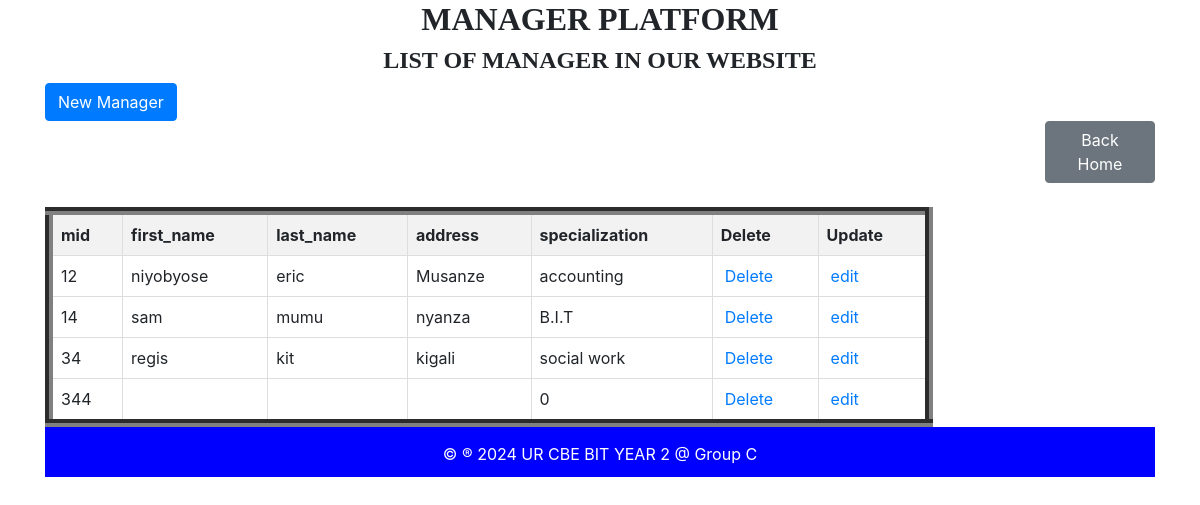
Screenshot of /manager_table.php with the database file from the repository.
### tables this page shows
CREATE TABLE `manager` (
  `mid` int(11) NOT NULL,
  `first_name` varchar(150) NOT NULL,
  `last_name` varchar(150) NOT NULL,
  `address` varchar(100) NOT NULL,
  `specialization` varchar(100) NOT NULL
);

### manager_table.php (the view, shortened to what this page needs)
<!DOCTYPE html>
<html>
<head>
    <link href="https://stackpath.bootstrapcdn.com/bootstrap/4.5.2/css/bootstrap.min.css" rel="stylesheet">
</head>
<body>
    <div class="container">
        <h2 style="text-align: center; font-family: century; font-weight: bold;">MANAGER PLATFORM </h2>
        <h4 style="text-align: center; font-family: century; font-weight: bold;">LIST OF MANAGER IN OUR WEBSITE</h4>
        <a href="manager_form.html" class="btn btn-primary" style="margin-top: 0px;">New Manager</a>
        <a href="home.html" class="btn btn-secondary" style="margin-left: 1000px;">Back Home</a>
        <table class="table table-bordered">
            <thead class="bg-warning">
<?php
$servername = "localhost";
$username = "root";
$password = "";
$dbname = "bed_and_break_fast";
$conn = new mysqli($servername, $username, $password, $dbname);
$sql = "SELECT * FROM manager";
$result = $conn->query($sql);
?>
<!DOCTYPE html>
<html>
<head>
</head>
<body>
    <table border="5">
        <table border="8">
        <tr>
            <th>mid</th>
            <th>first_name</th>
            <th>last_name</th>
            <th>address</th>
            <th>specialization</th>
            <th>Delete</th>
            <th>Update</th>
        </tr>
        <?php
        if ($result->num_rows > 0) {
            while ($row = $result->fetch_assoc()) {
                echo "<tr>
                    <td>" . $row['mid'] . "</td>
                    <td>" . $row['first_name'] . "</td>
                    <td>" . $row['last_name'] . "</td>
                    <td>" . $row['address'] . "</td>
                    <td>" . $row['specialization'] . "</td>
                    <td><a style='padding:4px' href='manager_delete.php?mid={$row['mid']}'>Delete</a></td>
                    <td><a style='padding:4px' href='manager_edit.php?mid={$row['mid']}'>edit</a></td>
                </tr>";
            }
        } else {
            echo "<tr><td colspan='8'>No data found</td></tr>";
        }
        ?>
    </table>
</body>
</html>
<footer>
            <p>&copy &reg 2024 UR CBE BIT YEAR 2 @ Group C</p>
        </center></footer>
    </body>
    </html>

### manager_table.php (style rules this page uses)
table { width: 80%; border-collapse: collapse; }
th, td { border: 1px solid #ddd; padding: 8px; text-align: left; }
th { background-color: #f2f2f2; }
footer { height: 50px; text-align: center; padding: 15px; color: white; background-color: blue; }

### rows the page displays
manager: mid "12", first_name "niyobyose", last_name "eric", address "Musanze", specialization "accounting"
manager: mid "14", first_name "sam", last_name "mumu", address "nyanza", specialization "B.I.T"
manager: mid "34", first_name "regis", last_name "kit", address "kigali", specialization "social work"
manager: mid "344", specialization "0"
